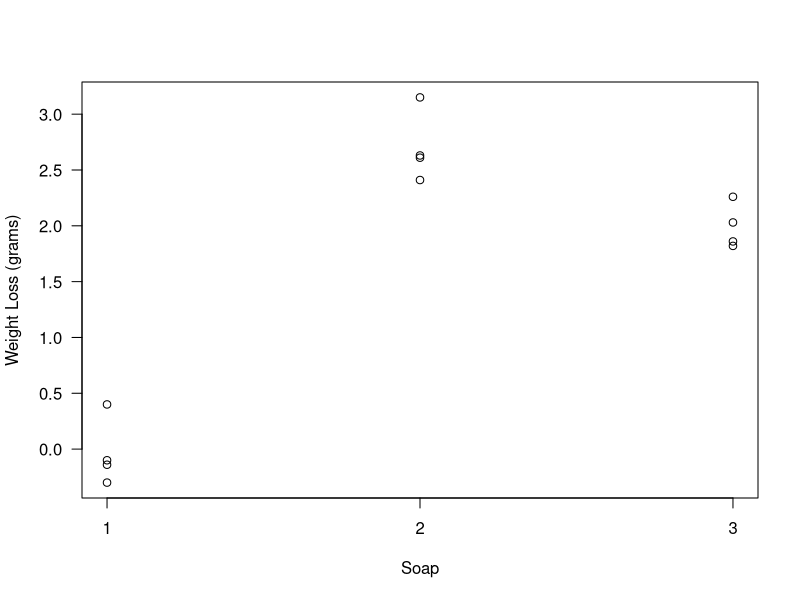

The R source for this figure:
library(tibble)

options(digits=6)

#------------------------------------------------------------------------------#
# Create the soap_data dataset 
# tribble() creates a tibble using a "row-wise" syntax for easy reading.
# Columns: Soap (treatment group), Cube (block/sample ID), Prewt (before drying),
#          Postwt (after drying), WtLoss (weight loss in grams).
soap_data <- tribble(~Soap, ~Cube, ~Prewt, ~Postwt, ~WtLoss,
1,    1,   13.14,  13.44,  -0.30,
1,    2,   13.17,  13.27,  -0.10,
1,    3,   13.17,  13.31,  -0.14,
1,    4,   13.17,  12.77,   0.40,
2,    5,   13.03,  10.40,   2.63,
2,    6,   13.18,  10.57,   2.61,
2,    7,   13.12,  10.71,   2.41,
2,    8,   13.19,  10.04,   3.15,
3,    9,   13.14,  11.28,   1.86,
3,   10,   13.19,  11.16,   2.03,
3,   11,   13.06,  10.80,   2.26,
3,   12,   13.00,  11.18,   1.82)

# Display first 5 lines of soap_data
head(soap_data, 5)  

#------------------------------------------------------------------------------#
# Create a factor variable for treatment 
# Convert numeric 'Soap' into a factor with descriptive labels.
# This is important for ANOVA because R treats factors differently than numbers.
soap_data$fSoap = factor(soap_data$Soap, levels=1:3, labels=c("Regular (1)", "Deodorant (2)", "Moisturing (3)"))

# Check the first 5 rows again to see the new factor variable
head(soap_data, 5)

# Confirm data types
class(soap_data$fSoap)
class(soap_data$Soap)


#------------------------------------------------------------------------------#
# Create a Scatter plot to view the data
# las=1 rotates y-axis labels horizontally.
# xaxt="n" suppresses the default x-axis so we can customize it.
plot(WtLoss ~ Soap, data=soap_data, ylab = "Weight Loss (grams)", las=1, xaxt = "n")

# Add a custom x-axis with tick marks at 1, 2, and 3
axis(1, at = seq(1, 3, 1)) 

#------------------------------------------------------------------------------#
# Summarize the data
# Show summary statistics for weight loss and the soap factor
summary(soap_data[,c("WtLoss", "fSoap")])

# Show means by soap factor
aggregate(WtLoss ~ fSoap, data = soap_data, mean)

#------------------------------------------------------------------------------#
# Fit a One-Way ANOVA Model
# install.packages("lsmeans")
model1 <- lm(WtLoss ~ fSoap, data=soap_data)
anova(model1)
summary(model1)

#------------------------------------------------------------------------------#
# Compute least-squares means for each soap type
# lsmeans (least-squares means) gives adjusted group means.
# This is useful for comparing means after ANOVA.
# install.packages("emmeans") # Uncomment to install if not already installed
library(emmeans)

lsmeans(model1, "fSoap")
